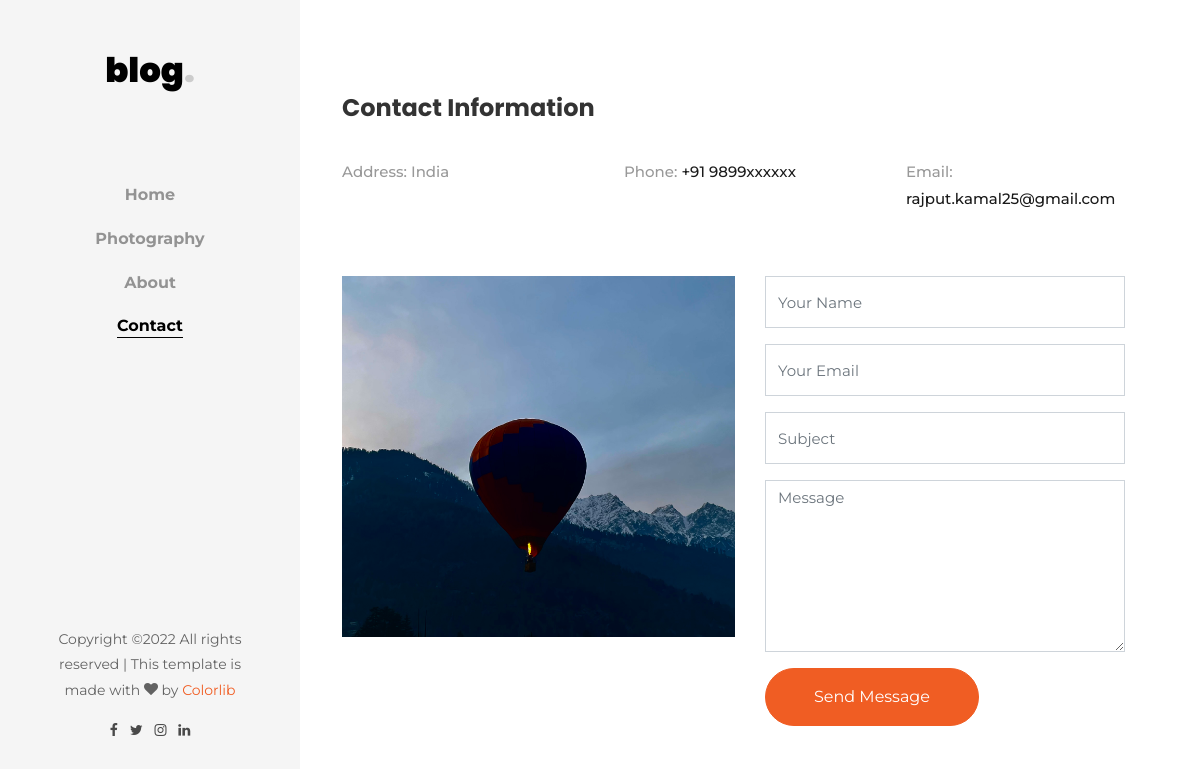
Page /contact/ on the committed database.
### home/models.py (models this page shows, shortened)
class Contact(models.Model):
    address = models.CharField(max_length=255, blank=True)
    phone = models.CharField(max_length=10, blank=True)
    email = models.EmailField(blank=True)

### home/views.py (the view, shortened to what this page needs)
# urls.py: path('contact/', views.contact),
def contact(request):
    context = {}
    context["active"] = "contact"
    contact_obj = Contact.objects.all().first()
    context["contact_obj"] = contact_obj
    return render(request, "home/contact.html", context)

### home/templatetags/template_tags.py (called while the page is built)
@register.simple_tag
def get_social_links():
    return Social.objects.all().first()

### templates/home/contact.html (shortened to what this page needs)
{% extends "root.html" %}
{% load static %}
{% block content_body %}
<div id="colorlib-main">
	<section class="ftco-section contact-section">
		<div class="container">
			<div class="row d-flex mb-5 contact-info">
				<div class="col-md-12 mb-4">
					<h2 class="h4 font-weight-bold">Contact Information</h2>
				</div>
				<div class="col-md-4">
					<p><span>Address: </span>{{ contact_obj.address }}</p>
				</div>
				<div class="col-md-4">
					<p><span>Phone: </span> <a href="tel://+91{{ contact_obj.phone }}">+91 {{ contact_obj.phone }}</a></p>
				</div>
				<div class="col-md-4">
					<p><span>Email: </span> <a href="mailto:{{ contact_obj.email }}">{{ contact_obj.email }}</a></p>
				</div>
			</div>
			<div class="row block-9">
				<div class="col-md-6 order-md-last pr-md-5">
					<form action="" method="POST">
						<div class="form-group">
							<input type="text" class="form-control" name="name" placeholder="Your Name" required>
						</div>
						<div class="form-group">
							<input type="email" class="form-control" name="email" placeholder="Your Email" required>
						</div>
						<div class="form-group">
							<input type="text" class="form-control" name="subject" placeholder="Subject" required>
						</div>
						<div class="form-group">
							<textarea name="message" id="" cols="30" rows="7" class="form-control"
								placeholder="Message" required></textarea>
						</div>
						<div class="form-group">
							<input type="submit" value="Send Message" class="btn btn-primary py-3 px-5">
						</div>
					</form>
				</div>
				<div class="col-md-6">
					<div class="hero-wrap hero-wrap-2" style="background-image: url({% static 'images/contact.jpg' %});"
						data-stellar-background-ratio="0.5">
				</div>
			</div>
		</div>
	</section>
</div>
{% endblock content_body %}

### rows in the picture
Contact: address "India", phone "9899xxxxxx", email "rajput.kamal25@gmail.com"
